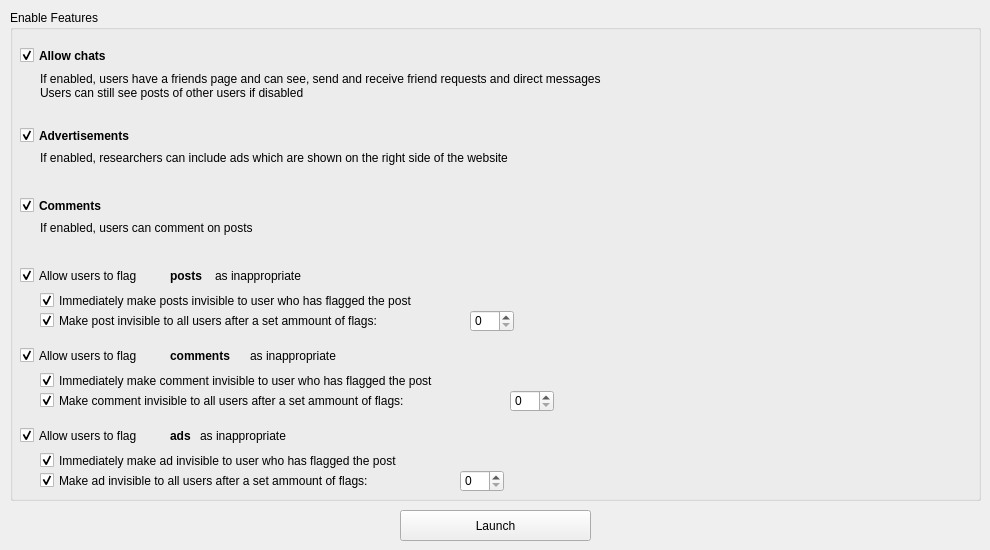
    <widget class="QWidget" name="tab_features">
     <attribute name="title">
      <string>Features</string>
     </attribute>
     <widget class="QGroupBox" name="features_groupBox_enableFeatures">
      <property name="geometry">
       <rect>
        <x>10</x>
        <y>10</y>
        <width>971</width>
        <height>491</height>
       </rect>
      </property>
      <property name="title">
       <string>Enable Features</string>
      </property>
      <widget class="QCheckBox" name="features_checkBox_enableChat">
       <property name="geometry">
        <rect>
         <x>10</x>
         <y>30</y>
         <width>121</width>
         <height>31</height>
        </rect>
       </property>
       <property name="font">
        <font>
         <weight>75</weight>
         <bold>true</bold>
        </font>
       </property>
       <property name="text">
        <string>Allow chats</string>
       </property>
       <property name="checked">
        <bool>true</bool>
       </property>
      </widget>
      <widget class="QCheckBox" name="features_checkBox_enableAdvertisements">
       <property name="geometry">
        <rect>
         <x>10</x>
         <y>110</y>
         <width>161</width>
         <height>31</height>
        </rect>
       </property>
       <property name="font">
        <font>
         <weight>75</weight>
         <bold>true</bold>
        </font>
       </property>
       <property name="text">
        <string>Advertisements</string>
       </property>
       <property name="checked">
        <bool>true</bool>
       </property>
      </widget>
      <widget class="QCheckBox" name="features_checkBox_enableComments">
       <property name="geometry">
        <rect>
         <x>10</x>
         <y>180</y>
         <width>101</width>
         <height>31</height>
        </rect>
       </property>
       <property name="font">
        <font>
         <weight>75</weight>
         <bold>true</bold>
        </font>
       </property>
       <property name="text">
        <string>Comments</string>
       </property>
       <property name="checked">
        <bool>true</bool>
       </property>
      </widget>
      <widget class="QCheckBox" name="features_checkBox_enableReportsPosts">
       <property name="geometry">
        <rect>
         <x>10</x>
         <y>250</y>
         <width>151</width>
         <height>31</height>
        </rect>
       </property>
       <property name="text">
        <string>Allow users to flag</string>
       </property>
       <property name="checked">
        <bool>true</bool>
       </property>
      </widget>
      <widget class="QLabel" name="features_label_chatExplanation">
       <property name="geometry">
        <rect>
         <x>30</x>
         <y>60</y>
         <width>841</width>
         <height>31</height>
        </rect>
       </property>
       <property name="text">
        <string>If enabled, users have a friends page and can see, send and receive friend requests and direct messages
Users can still see posts of other users if disabled</string>
       </property>
      </widget>
      <widget class="QLabel" name="features_label_advertisementExplanation">
       <property name="geometry">
        <rect>
         <x>30</x>
         <y>140</y>
         <width>841</width>
         <height>16</height>
        </rect>
       </property>
       <property name="text">
        <string>If enabled, researchers can include ads which are shown on the right side of the website</string>
       </property>
      </widget>
      <widget class="QLabel" name="features_label_commentsExplanation">
       <property name="geometry">
        <rect>
         <x>30</x>
         <y>210</y>
         <width>841</width>
         <height>16</height>
        </rect>
       </property>
       <property name="text">
        <string>If enabled, users can comment on posts</string>
       </property>
      </widget>
      <widget class="QLabel" name="features_label_postExplanation_1">
       <property name="geometry">
        <rect>
         <x>160</x>
         <y>250</y>
         <width>41</width>
         <height>31</height>
        </rect>
       </property>
       <property name="font">
        <font>
         <weight>75</weight>
         <bold>true</bold>
        </font>
       </property>
       <property name="text">
        <string>posts</string>
       </property>
      </widget>
      <widget class="QLabel" name="features_label_postExplanation_2">
       <property name="geometry">
        <rect>
         <x>205</x>
         <y>250</y>
         <width>121</width>
         <height>31</height>
        </rect>
       </property>
       <property name="font">
        <font>
         <weight>50</weight>
         <bold>false</bold>
        </font>
       </property>
       <property name="text">
        <string>as inappropriate</string>
       </property>
      </widget>
      <widget class="QCheckBox" name="features_checkBox_postImmediatelyInvisible">
       <property name="geometry">
        <rect>
         <x>30</x>
         <y>280</y>
         <width>501</width>
         <height>21</height>
        </rect>
       </property>
       <property name="text">
        <string>Immediately make posts invisible to user who has flagged the post</string>
       </property>
       <property name="checked">
        <bool>true</bool>
       </property>
      </widget>
      <widget class="QCheckBox" name="features_checkBox_postInvisibleAtCount">
       <property name="geometry">
        <rect>
         <x>30</x>
         <y>300</y>
         <width>431</width>
         <height>21</height>
        </rect>
       </property>
       <property name="text">
        <string>Make post invisible to all users after a set ammount of flags:</string>
       </property>
       <property name="checked">
        <bool>true</bool>
       </property>
      </widget>
      <widget class="QSpinBox" name="features_spinBox_posts">
       <property name="geometry">
        <rect>
         <x>460</x>
         <y>300</y>
         <width>44</width>
         <height>22</height>
        </rect>
       </property>
      </widget>
      <widget class="QCheckBox" name="features_checkBox_enableReportsComments">
       <property name="geometry">
        <rect>
         <x>10</x>
         <y>330</y>
         <width>151</width>
         <height>31</height>
        </rect>
       </property>
       <property name="text">
        <string>Allow users to flag</string>
       </property>
       <property name="checked">
        <bool>true</bool>
       </property>
      </widget>
      <widget class="QLabel" name="features_label_commentExplanation_1">
       <property name="geometry">
        <rect>
         <x>160</x>
         <y>330</y>
         <width>81</width>
         <height>31</height>
        </rect>
       </property>
       <property name="font">
        <font>
         <weight>75</weight>
         <bold>true</bold>
        </font>
       </property>
       <property name="text">
        <string>comments</string>
       </property>
      </widget>
      <widget class="QLabel" name="features_label_commentExplanation_2">
       <property name="geometry">
        <rect>
         <x>240</x>
         <y>330</y>
         <width>121</width>
         <height>31</height>
        </rect>
       </property>
       <property name="font">
        <font>
         <weight>50</weight>
         <bold>false</bold>
        </font>
       </property>
       <property name="text">
        <string>as inappropriate</string>
       </property>
      </widget>
      <widget class="QCheckBox" name="features_checkBox_commentImmediatelyInvisible">
       <property name="geometry">
        <rect>
         <x>30</x>
         <y>360</y>
         <width>501</width>
         <height>21</height>
        </rect>
       </property>
       <property name="text">
        <string>Immediately make comment invisible to user who has flagged the post</string>
       </property>
       <property name="checked">
        <bool>true</bool>
       </property>
      </widget>
      <widget class="QCheckBox" name="features_checkBox_commentInvisibleAtCount">
       <property name="geometry">
        <rect>
         <x>30</x>
         <y>380</y>
         <width>471</width>
         <height>21</height>
        </rect>
       </property>
       <property name="text">
        <string>Make comment invisible to all users after a set ammount of flags:</string>
       </property>
       <property name="checked">
        <bool>true</bool>
       </property>
      </widget>
      <widget class="QSpinBox" name="features_spinBox_comments">
       <property name="geometry">
        <rect>
         <x>500</x>
         <y>380</y>
         <width>44</width>
         <height>22</height>
        </rect>
       </property>
      </widget>
      <widget class="QCheckBox" name="features_checkBox_advertisementInvisibleAtCount">
       <property name="geometry">
        <rect>
         <x>30</x>
         <y>460</y>
         <width>421</width>
         <height>21</height>
        </rect>
       </property>
       <property name="text">
        <string>Make ad invisible to all users after a set ammount of flags:</string>
       </property>
       <property name="checked">
        <bool>true</bool>
       </property>
      </widget>
      <widget class="QSpinBox" name="features_spinBox_advertisements">
       <property name="geometry">
        <rect>
         <x>450</x>
         <y>460</y>
         <width>44</width>
         <height>22</height>
        </rect>
       </property>
      </widget>
      <widget class="QLabel" name="features_label_advertisementExplanation_1">
       <property name="geometry">
        <rect>
         <x>160</x>
         <y>410</y>
         <width>31</width>
         <height>31</height>
        </rect>
       </property>
       <property name="font">
        <font>
         <weight>75</weight>
         <bold>true</bold>
        </font>
       </property>
       <property name="text">
        <string>ads</string>
       </property>
      </widget>
      <widget class="QCheckBox" name="features_checkBox_advertisementImmediatelyInvisible">
       <property name="geometry">
        <rect>
         <x>30</x>
         <y>440</y>
         <width>501</width>
         <height>21</height>
        </rect>
       </property>
       <property name="text">
        <string>Immediately make ad invisible to user who has flagged the post</string>
       </property>
       <property name="checked">
        <bool>true</bool>
       </property>
      </widget>
      <widget class="QCheckBox" name="features_checkBox_enableReportsAdvertisements">
       <property name="geometry">
        <rect>
         <x>10</x>
         <y>410</y>
         <width>151</width>
         <height>31</height>
        </rect>
       </property>
       <property name="text">
        <string>Allow users to flag</string>
       </property>
       <property name="checked">
        <bool>true</bool>
       </property>
      </widget>
      <widget class="QLabel" name="features_label_advertisementExplanation_2">
       <property name="geometry">
        <rect>
         <x>190</x>
         <y>410</y>
         <width>121</width>
         <height>31</height>
        </rect>
       </property>
       <property name="font">
        <font>
         <weight>50</weight>
         <bold>false</bold>
        </font>
       </property>
       <property name="text">
        <string>as inappropriate</string>
       </property>
      </widget>
     </widget>
     <widget class="QPushButton" name="features_button_launch">
      <property name="geometry">
       <rect>
        <x>400</x>
        <y>510</y>
        <width>191</width>
        <height>31</height>
       </rect>
      </property>
      <property name="text">
       <string>Launch</string>
      </property>
     </widget>
    </widget>
